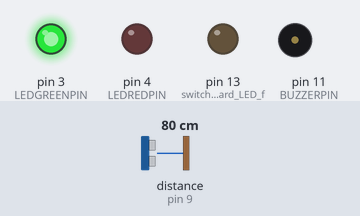
The sketch below on a simulated Arduino Uno, built with avr-gcc and run on an emulated ATmega328P. Shown: output pins drawn as LEDs (lit = HIGH), buzzer (waves = sounding, pin HIGH). Wiring (inferred from the names in the program): ultrasonic range finder: trigger pin 10; echo pin 9. Dashed ring = blinking. The inputs (shaded band) are chosen by the test bench; at power-on: distance to the obstacle (sensor on pin 9) 80 cm. The echo pulse lasts 58.3 µs per cm; pins used as bus, display or sensor lines are not drawn; what the sketch prints to the serial monitor is not drawn.

Above: at 1.3 s.
1.4 s: distance to the obstacle (sensor on pin 9) set to 68 cm
2.9 s: distance to the obstacle (sensor on pin 9) set to 62 cm
At 3.3 s:
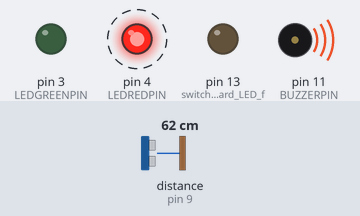
At 5.9 s:
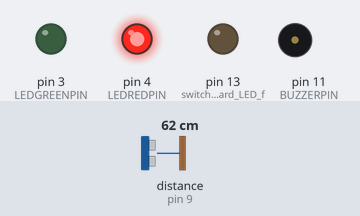
Timing chart, 0 to 7.4 s (numbered marks = the images above; inputs shaded):
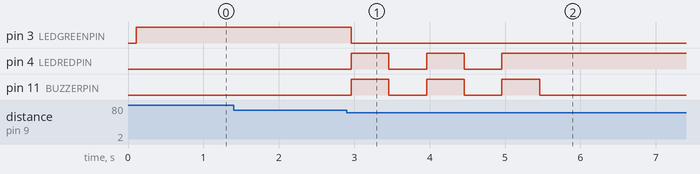

The sketch:

security_system.ino
```cpp
/*
hightech_security: Code for an Arduino-based, "high-tech" security system.
The code runs on an Arduino Uno connected to an ultrasonic range sensor, LEDs and a buzzer.
Passing through the security "beam" (ultrasonic range sensor) triggers an alarm!
*/

#define LEDGREENPIN 3
#define LEDREDPIN 4
#define BUZZERPIN 11
#define TRIGGERPIN 10
#define ECHOPIN 9

int alarm_activated = 0; // has the alarm been triggered yet?
int door_width; // the normal distance that the guarding "beam" covers

// Function used to measure distance using ultrasonic range sensor
int measure_distance_ultrasonic() {

  // Send an output pulse to the sonar sensor (1ms wide)
  digitalWrite(TRIGGERPIN, HIGH);
  delay(1); // wait 1ms
  digitalWrite(TRIGGERPIN, LOW);

  // Measure the time taken to receive the pulse back // Will be "0" or "-1" if no pulse is received
  int duration = pulseIn(ECHOPIN, HIGH);

  // Formula for the distance is half the duration, then divide by 2.910
  // to get distance in mm
  int distance = (duration/2) / 2.91;
  return distance;

}

// Function to activate the alarm!
void sound_alarm() {
  digitalWrite(BUZZERPIN, HIGH);
  digitalWrite(LEDREDPIN, HIGH);
  delay(500);
  digitalWrite(BUZZERPIN, LOW);
  digitalWrite(LEDREDPIN, LOW);
  delay(500);
  digitalWrite(BUZZERPIN, HIGH);
  digitalWrite(LEDREDPIN, HIGH);
  delay(500);
  digitalWrite(BUZZERPIN, LOW);
  digitalWrite(LEDREDPIN, LOW);
  delay(500);
  digitalWrite(BUZZERPIN, HIGH);
  digitalWrite(LEDREDPIN, HIGH);
  delay(500);
  digitalWrite(BUZZERPIN, LOW);
}

// This function is called once at the start of the program
void setup() {
  Serial.begin(115200);

  pinMode(LEDGREENPIN, OUTPUT); // Green LED can be switched on/off from this pin
  pinMode(LEDREDPIN, OUTPUT); // Red LED can be switched on/off from this pin
  pinMode(BUZZERPIN, OUTPUT); // Active Buzzer can be switched on/off from this pin
  digitalWrite(BUZZERPIN, LOW); // Turn it off to begin with!

  pinMode(TRIGGERPIN, OUTPUT); // Sonar pulses will be sent out of the Arduino
  pinMode(ECHOPIN, INPUT); // Echo pulses will be received into the Arduino

  delay(50);
  door_width = measure_distance_ultrasonic(); // measure initial doorway width

  Serial.print("door width (mm):\n");
  Serial.print(door_width);
  Serial.print("\n");

  pinMode(13, OUTPUT); // switch off on-board LED for now
  digitalWrite(13, LOW);

  delay(50); // let the sensor stabilise
}

// This function is called repeatedly by the program
void loop() {

  if (alarm_activated == 0) { // not actived yet
    digitalWrite(LEDGREENPIN, HIGH); // green light on
    digitalWrite(LEDREDPIN, LOW); // red light off

    int distance = measure_distance_ultrasonic(); // measure current doorway

    if (distance < 0.8*door_width) { // something is passing the door! (0.8 to avoid false alarms)
      digitalWrite(LEDGREENPIN, LOW);
      sound_alarm(); // Sound the alarm!
      alarm_activated = 1; // we only want to sound the alarm once, so let's switch off future checks
    }

  }

  delay(50);

}
```

Measured:
- the behaviour switches between 65 and 64 cm on distance to the obstacle (sensor on pin 9) (found by bisection; images 0 and 1)
- after the input at 1.4 s, every drawn part: stays the same
- after the input at 2.9 s, pin 3 (LEDGREENPIN): HIGH → LOW after 0.06 s; pin 4 (LEDREDPIN): alternates HIGH for 0.50 s and LOW for 0.50 s, 5 changes in all, then stays HIGH, starting after 0.06 s; pin 11 (BUZZERPIN): alternates HIGH for 0.50 s and LOW for 0.50 s, 6 changes in all, then stays LOW, starting after 0.06 s
